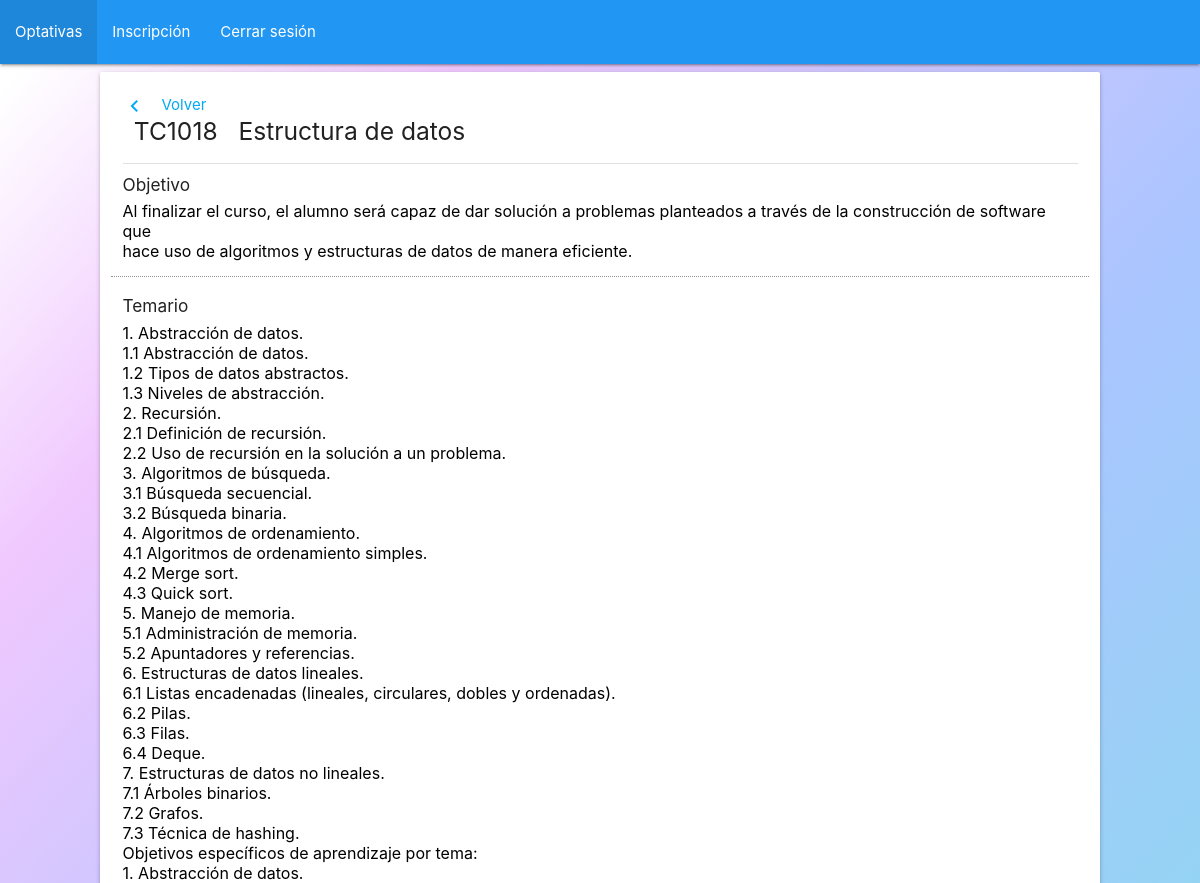
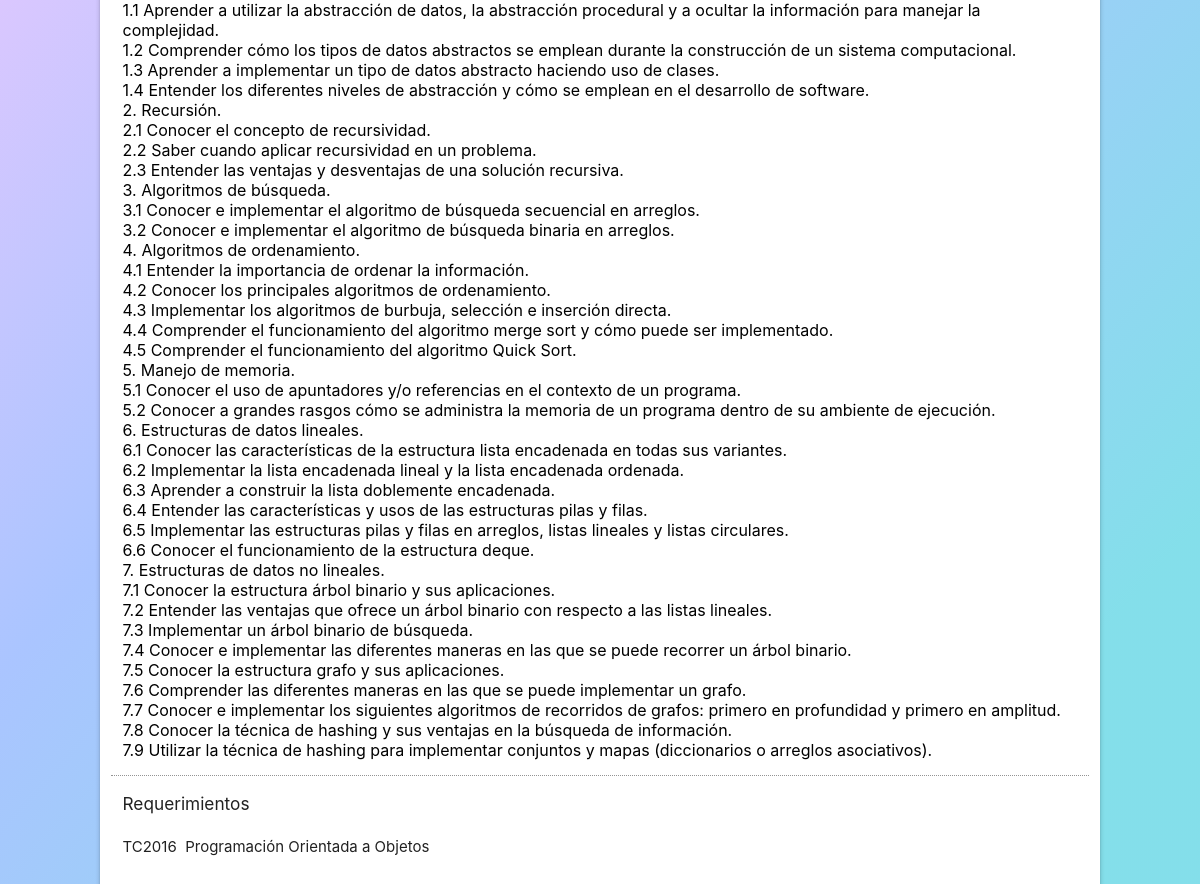
Screenshot of /optativeDetail.php?id=TC1018 (signed in) with the database file from the repository (2 pictures, top to bottom).
### tables this page shows
CREATE TABLE IF NOT EXISTS `OPTATIVE` (
  `optative_id` VARCHAR(6) NOT NULL,
  `name` VARCHAR(80) NULL,
  `objective` LONGTEXT NULL,
  `scheme` LONGTEXT NULL,
  `type` INT NULL,
  `block` INT,
  PRIMARY KEY (`optative_id`),
  UNIQUE INDEX `optative_id_UNIQUE` (`optative_id` ASC));

CREATE TABLE IF NOT EXISTS `REQUIREMENT` (
  `optative_id` VARCHAR(6) NOT NULL,
  `req_id` VARCHAR(6) NOT NULL,
  `req_name` VARCHAR(80) NULL,
  PRIMARY KEY (`optative_id`, `req_id`),
  CONSTRAINT `fk_REQUIREMENT_OPTATIVE1`
    FOREIGN KEY (`optative_id`)
    REFERENCES `OPTATIVE` (`optative_id`)
    ON DELETE NO ACTION
    ON UPDATE NO ACTION);

### optativeDetail.php (the view, shortened to what this page needs)
<?php
	require 'index.php';
	require 'side-nav.php';
	if ($conexion->connect_errno) {
		echo "<br> No pues no se conectó";
		echo "<br> Error: " . $conexion->connect_erno;
		echo "<br> Error: " . $conexion->connect_error;
	} else {
		$id = $_GET['id'];
		$sql = "SELECT * FROM optative where optative_id = '" . $id ."';";
		$sql2 = "SELECT * FROM requirement where optative_id = '" . $id ."';";
		$res = $conexion->query($sql);
		$res2 = $conexion->query($sql2);
	}
?>
<?php
	foreach ($res as $optative) {
?>
	<div class="row no-margin no-padding">
		<div class="card col s10 offset-s1 padded">
			<div class="no-padding col s12">
				<a id="goToOptative" class="btn-link"><i class="material-icons left">chevron_left</i>Volver</a>
			</div>
			<h5 class="no-margin-top col s8"><?=$optative['optative_id']?>&nbsp;&nbsp;&nbsp;<?=$optative['name']?></h5>
			<div class="col s4 no-padding">
				<br>
				<br>
			</div>
			<div class="divider col s12"></div>
			<div class="row">
				<h6 class="col s12">Objetivo</h6>
				<textarea disabled class="col s12 materialize-textarea black-text disabled-text"><?=$optative['objective']?></textarea>
				<h6 class="col s12">Temario</h6>
				<textarea disabled class="col s12 materialize-textarea black-text disabled-text"><?=$optative['scheme']?></textarea>
				<h6 class="col s12">Requerimientos</h6>
				<?php
					if ($res2->num_rows > 0) {
						foreach ($res2 as $req) {
				?>
					<p class="col s12 no-margin-bottom"><?=$req['req_id']?>&nbsp;&nbsp;<?=$req['req_name']?></p>
				<?php
						}
					} else {
						echo "<p class='col s12'> N/A </p>";
					}
				?>
			</div>
		</div>
	</div>
<?php
	}
 ?>

### app.css (style rules this page uses)
html { background: linear-gradient(131.77deg, rgba(255, 255, 255, 0.7) 2.9%, rgba(233, 177, 254, 0.7) 18.38%, rgba(85, 138, 255, 0.498889) 49.52%, rgba(0, 188, 212, 0.483) 87.53%); height: 100%; width: 100%; }
.padded { padding: 1.5em !important; }
.no-padding { padding: 0 !important; }
.no-margin { margin: 0 !important; }
.no-margin-top { margin-top: 0; }
.no-margin-bottom { margin-bottom: 0; }
.btn-link { border: none !important; background-color: transparent !important; color: #03a9f4; cursor: pointer; }
.disabled-text { padding-bottom: 1em !important; }

### rows the page displays
optative: optative_id "TC1018", name "Estructura de datos", objective "Al finalizar el curso, el alumno será capaz de dar solución a problemas planteados a través de la construcción de software que hace uso de algoritmos y estructuras de datos de manera eficiente.", scheme "1. Abstracción de datos. 1.1 Abstracción de datos. 1.2 Tipos de datos abstractos. 1.3 Niveles de abstracción. 2. Recursión. 2.1 Definición de recursión. 2.2 Uso de recursión en la solución a un problema. 3. Algoritmos de búsqueda. 3.1 Búsqueda secuencial. 3.2 Búsqueda binaria. 4. Algoritmos de ordenamiento. 4.1 Algoritmos de ordenamiento simples. 4.2 Merge sort. 4.3 Quick sort. 5. Manejo de memoria. 5.1 Administración de memoria. 5.2 Apuntadores y referencias. 6. Estructuras de datos lineales. 6.1 Listas encadenadas (lineales, circulares, dobles y ordenadas). 6.2 Pilas. 6.3 Filas. 6.4 Deque. 7. Estructuras de datos no lineales. 7.1 Árboles binarios. 7.2 Grafos. 7.3 Técnica de hashing.…"
requirement: req "TC2016", req_name "Programación Orientada a Objetos"
